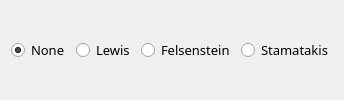
                          <widget class="QFrame" name="frame_ascbias">
                           <property name="minimumSize">
                            <size>
                             <width>0</width>
                             <height>0</height>
                            </size>
                           </property>
                           <property name="frameShape">
                            <enum>QFrame::NoFrame</enum>
                           </property>
                           <property name="frameShadow">
                            <enum>QFrame::Plain</enum>
                           </property>
                           <layout class="QVBoxLayout" name="verticalLayout_13">
                            <property name="spacing">
                             <number>2</number>
                            </property>
                            <property name="leftMargin">
                             <number>2</number>
                            </property>
                            <property name="topMargin">
                             <number>2</number>
                            </property>
                            <property name="rightMargin">
                             <number>2</number>
                            </property>
                            <property name="bottomMargin">
                             <number>2</number>
                            </property>
                            <item>
                             <widget class="QFrame" name="frame_ascbias_type">
                              <property name="minimumSize">
                               <size>
                                <width>0</width>
                                <height>0</height>
                               </size>
                              </property>
                              <property name="frameShape">
                               <enum>QFrame::NoFrame</enum>
                              </property>
                              <property name="frameShadow">
                               <enum>QFrame::Plain</enum>
                              </property>
                              <property name="lineWidth">
                               <number>1</number>
                              </property>
                              <layout class="QHBoxLayout" name="horizontalLayout_2">
                               <property name="topMargin">
                                <number>2</number>
                               </property>
                               <property name="bottomMargin">
                                <number>2</number>
                               </property>
                               <item>
                                <widget class="QRadioButton" name="radAscbiasNone">
                                 <property name="sizePolicy">
                                  <sizepolicy hsizetype="Minimum" vsizetype="Fixed">
                                   <horstretch>0</horstretch>
                                   <verstretch>0</verstretch>
                                  </sizepolicy>
                                 </property>
                                 <property name="font">
                                  <font>
                                   <family>Courier 10 Pitch</family>
                                   <pointsize>10</pointsize>
                                  </font>
                                 </property>
                                 <property name="toolTip">
                                  <string>&lt;html&gt;&lt;head/&gt;&lt;body&gt;&lt;p&gt;Do not account for ascertainment bias.&lt;/p&gt;&lt;/body&gt;&lt;/html&gt;</string>
                                 </property>
                                 <property name="text">
                                  <string>None</string>
                                 </property>
                                 <property name="checked">
                                  <bool>true</bool>
                                 </property>
                                </widget>
                               </item>
                               <item>
                                <widget class="QRadioButton" name="radAscbiasLewis">
                                 <property name="font">
                                  <font>
                                   <family>Courier 10 Pitch</family>
                                   <pointsize>10</pointsize>
                                  </font>
                                 </property>
                                 <property name="toolTip">
                                  <string>&lt;html&gt;&lt;head/&gt;&lt;body&gt;&lt;p&gt;Lewis' ascertainment bias correction.&lt;/p&gt;&lt;p&gt;Enabled only if +I and +I+G are &lt;span style=&quot; font-weight:600;&quot;&gt;not&lt;/span&gt; candidate models.&lt;/p&gt;&lt;/body&gt;&lt;/html&gt;</string>
                                 </property>
                                 <property name="text">
                                  <string>Lewis</string>
                                 </property>
                                </widget>
                               </item>
                               <item>
                                <widget class="QRadioButton" name="radAscbiasFelsenstein">
                                 <property name="font">
                                  <font>
                                   <family>Courier 10 Pitch</family>
                                   <pointsize>10</pointsize>
                                  </font>
                                 </property>
                                 <property name="toolTip">
                                  <string>&lt;html&gt;&lt;head/&gt;&lt;body&gt;&lt;p&gt;Felsenstein's ascertainment bias correction. Requires a partitions file containing the number of invariant sites (check the &lt;span style=&quot; font-weight:600;&quot;&gt;manual&lt;/span&gt; for information).&lt;/p&gt;&lt;p&gt;Enabled only if +I and +I+G are &lt;span style=&quot; font-weight:600;&quot;&gt;not&lt;/span&gt; candidate models.&lt;/p&gt;&lt;/body&gt;&lt;/html&gt;</string>
                                 </property>
                                 <property name="text">
                                  <string>Felsenstein</string>
                                 </property>
                                </widget>
                               </item>
                               <item>
                                <widget class="QRadioButton" name="radAscbiasStamatakis">
                                 <property name="font">
                                  <font>
                                   <family>Courier 10 Pitch</family>
                                   <pointsize>10</pointsize>
                                  </font>
                                 </property>
                                 <property name="toolTip">
                                  <string>&lt;html&gt;&lt;head/&gt;&lt;body&gt;&lt;p&gt;Stamatakis' ascertainment bias correction. Requires a partitions file containing the &lt;span style=&quot; font-weight:600;&quot;&gt;composition&lt;/span&gt; of invariant sites (check the &lt;span style=&quot; font-weight:600;&quot;&gt;manual&lt;/span&gt; for information).&lt;/p&gt;&lt;p&gt;Enabled only if +I and +I+G are &lt;span style=&quot; font-weight:600;&quot;&gt;not&lt;/span&gt; candidate models.&lt;/p&gt;&lt;/body&gt;&lt;/html&gt;</string>
                                 </property>
                                 <property name="text">
                                  <string>Stamatakis</string>
                                 </property>
                                </widget>
                               </item>
                              </layout>
                             </widget>
                            </item>
                           </layout>
                          </widget>
